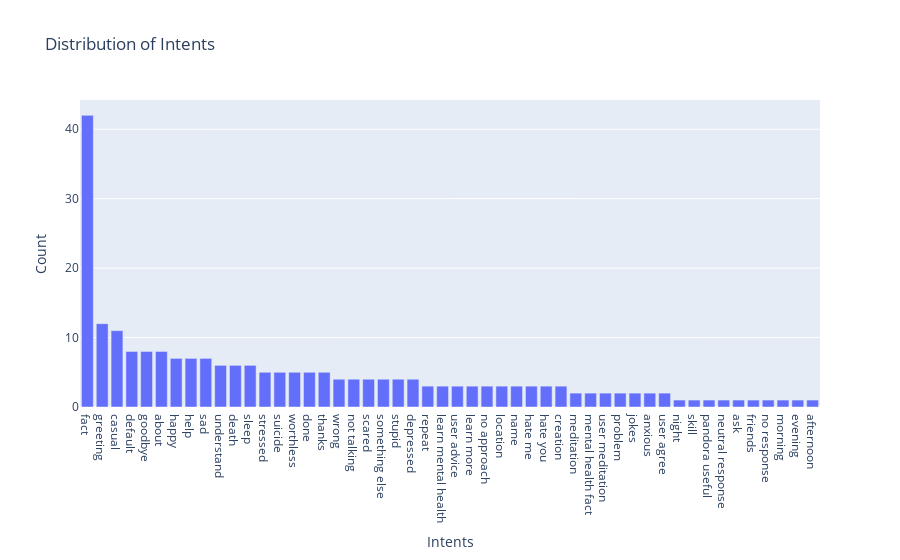

Notebook code cell kept with this figure:
### Code cell
import plotly.graph_objects as go

intent_counts = df['tag'].value_counts()
fig = go.Figure(data=[go.Bar(x=intent_counts.index, y=intent_counts.values)])
fig.update_layout(title='Distribution of Intents', xaxis_title='Intents', yaxis_title='Count')
fig.show()

### Figure 1 — Plotly figure (JSON) as saved in the notebook; plotly's stock layout.template omitted (floating-point values rounded to 4 significant figures)
{"data": [{"type": "bar", "x": ["fact", "greeting", "casual", "default", "goodbye", "about", "happy", "help", "sad", "understand", "death", "sleep", "stressed", "suicide", "worthless", "done", "thanks", "wrong", "not talking", "scared", "something else", "stupid", "depressed", "repeat", "learn mental health", "user advice", "learn more", "no approach", "location", "name", "hate me", "hate you", "creation", "meditation", "mental health fact", "user meditation", "problem", "jokes", "anxious", "user agree", "night", "skill", "pandora useful", "neutral response", "ask", "friends", "no response", "morning", "evening", "afternoon"], "y": [42, 12, 11, 8, 8, 8, 7, 7, 7, 6, 6, 6, 5, 5, 5, 5, 5, 4, 4, 4, 4, 4, 4, 3, 3, 3, 3, 3, 3, 3, 3, 3, 3, 2, 2, 2, 2, 2, 2, 2, 1, 1, 1, 1, 1, 1, 1, 1, 1, 1]}], "layout": {"title": {"text": "Distribution of Intents"}, "xaxis": {"title": {"text": "Intents"}}, "yaxis": {"title": {"text": "Count"}}}}
